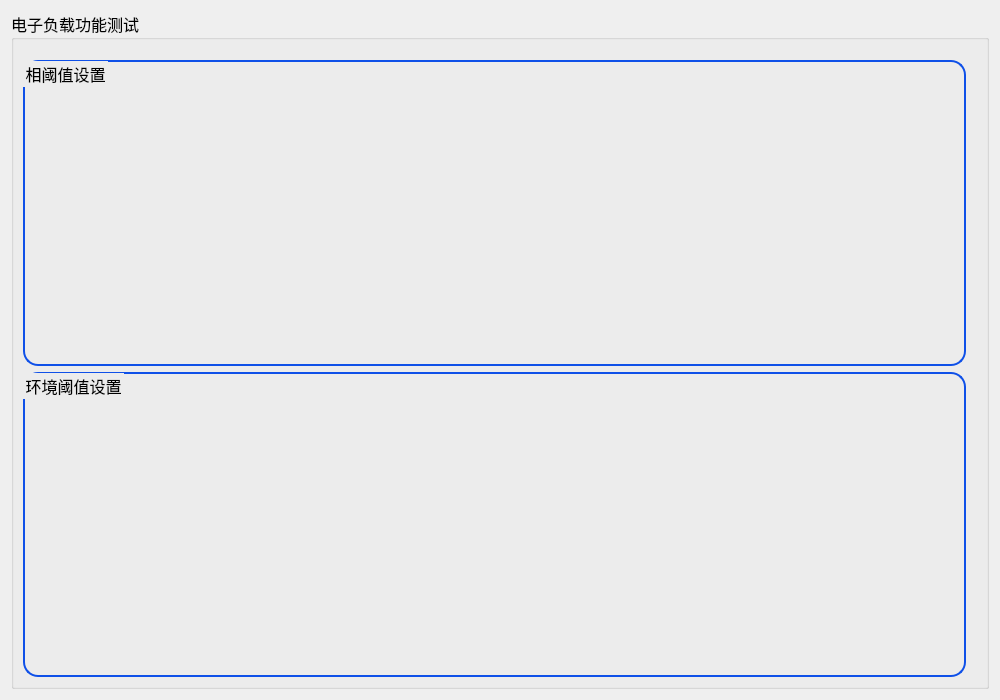
<?xml version="1.0" encoding="UTF-8"?>
<ui version="4.0">
 <class>IN_setMainWid</class>
 <widget class="QWidget" name="IN_setMainWid">
  <property name="geometry">
   <rect>
    <x>0</x>
    <y>0</y>
    <width>1000</width>
    <height>700</height>
   </rect>
  </property>
  <property name="font">
   <font>
    <family>微软雅黑</family>
    <pointsize>12</pointsize>
   </font>
  </property>
  <property name="windowTitle">
   <string>Form</string>
  </property>
  <property name="styleSheet">
   <string notr="true">font: 12pt &quot;微软雅黑&quot;;</string>
  </property>
  <layout class="QGridLayout" name="gridLayout">
   <item row="0" column="0">
    <widget class="QGroupBox" name="groupBox">
     <property name="font">
      <font>
       <family>微软雅黑</family>
       <pointsize>12</pointsize>
      </font>
     </property>
     <property name="styleSheet">
      <string notr="true"/>
     </property>
     <property name="title">
      <string>电子负载功能测试</string>
     </property>
     <layout class="QVBoxLayout" name="verticalLayout">
      <property name="topMargin">
       <number>20</number>
      </property>
      <property name="rightMargin">
       <number>20</number>
      </property>
      <item>
       <widget class="QGroupBox" name="groupBox_2">
        <property name="font">
         <font>
          <family>微软雅黑</family>
          <pointsize>12</pointsize>
         </font>
        </property>
        <property name="styleSheet">
         <string notr="true">QGroupBox{
border:2px solid rgb(15,80,232);
border-radius:15px
}</string>
        </property>
        <property name="title">
         <string>相阈值设置</string>
        </property>
       </widget>
      </item>
      <item>
       <widget class="QGroupBox" name="groupBox_3">
        <property name="font">
         <font>
          <family>微软雅黑</family>
          <pointsize>12</pointsize>
         </font>
        </property>
        <property name="styleSheet">
         <string notr="true">QGroupBox{
border:2px solid rgb(15,80,232);
border-radius:15px
}</string>
        </property>
        <property name="title">
         <string>环境阈值设置</string>
        </property>
       </widget>
      </item>
     </layout>
    </widget>
   </item>
  </layout>
 </widget>
 <resources/>
 <connections/>
</ui>
